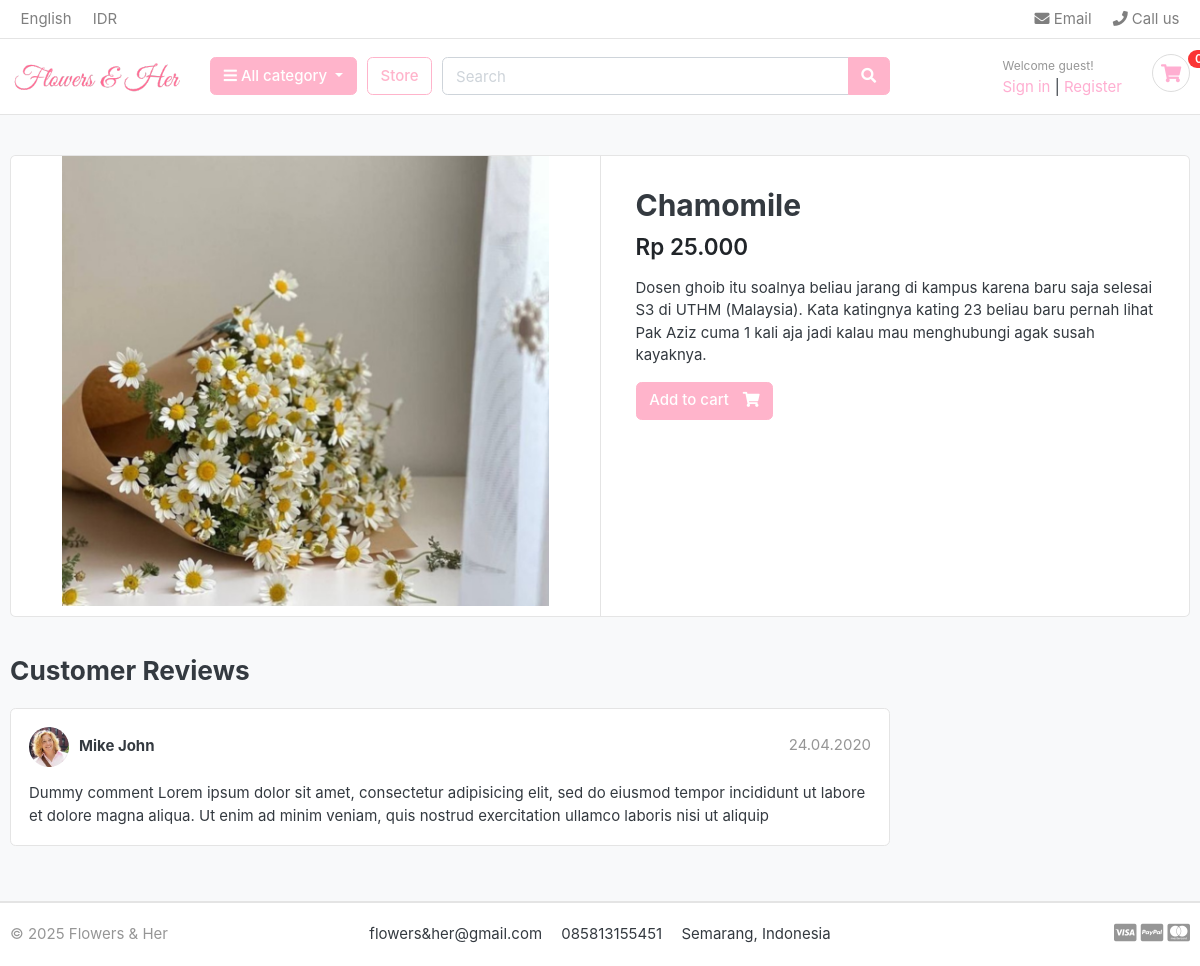
The app's page /store/chamomile/chamomile/ with its own data.
### store/models.py (models this page shows, shortened)
class Product(models.Model):
    product_name    = models.CharField(max_length=255, unique=True)
    slug            = models.SlugField(max_length=255, unique=True)
    description     = models.TextField(blank=True)
    stock           = models.IntegerField()
    price           = models.IntegerField()
    image           = models.ImageField(upload_to="photos/products")
    is_available    = models.BooleanField(default=True)
    category        = models.ForeignKey(Category,on_delete=models.CASCADE)
    created_date    = models.DateTimeField(auto_now_add=True)
    modified_date   = models.DateTimeField(auto_now = True )

### store/views.py (the view)
# urls.py: path("<slug:category_id>/<slug:product_id>/", views.product_detail, name="product_detail"),
def product_detail(request, category_id, product_id):
    try:
        single_product =Product.objects.get(category__slug= category_id, slug = product_id)
        in_cart = CartItem.objects.filter(cart__cart_id=_add_cart_session_key(request), product = single_product).exists()
        have_color = Variation.objects.filter(product=single_product, variation_category= "color").exists()
        have_size = Variation.objects.filter(product=single_product, variation_category= "size").exists()
    except:
        raise ValueError("empty")
    context ={
        "single_product": single_product,
        "in_cart" : in_cart,
        "have_color" : have_color,
        "have_size" : have_size,
    }
    return render(request, "store/product_detail.html", context)

### cart/context_processors.py (called while the page is built)
def jumlah(request):
    jum =0
    try:
        cart = Cart.objects.get(cart_id=_add_cart_session_key(request))
        cart_items = CartItem.objects.filter(cart= cart, is_active=True)
        for cart_item in cart_items:
            jum+= cart_item.cart_quantity
    except:
        jum=0
    return dict(jum = jum)

### cart/views.py (called while the page is built)
def _add_cart_session_key(request):
    cart = request.session.session_key
    if not cart:
        cart= request.session.create()
    return cart

### category/context_processors.py (called while the page is built)
def menu_category(request):
    links = Category.objects.all()
    return dict(links=links )

### templates/store/product_detail.html (shortened to what this page needs)
{% extends "base.html" %}
{% load static %}
{% block content %}
<section class="section-content padding-y bg">
<div class="container">
<div class="card">
	<div class="row no-gutters">
		<aside class="col-md-6">
<article class="gallery-wrap">
	<div class="img-big-wrap">
	   <a href="#"><img src="{{single_product.image.url}}"></a>
	</div>
</article>
		</aside>
		<main class="col-md-6 border-left">
	<form action="{% url "cart:add_cart" single_product.id %}" method="POST">
		<article class="content-body">
		<h2 class="title">{{single_product.product_name}}</h2>
		<div class="mb-3">
			<span class="price h4" data-price="{{single_product.price}}"></span>
		</div>
		<p>{{single_product.description}}</p>
			{% if single_product.stock < 0 or single_product.stock == 0 %}
				<p style="font-size: 2rem; color: red; font-weight: bold;">Out of stock</p>
			{% comment %} {% elif in_cart %}
				<button class="btn btn-secondary" disabled>
				<span class="text">Added to cart</span>
				<i class="fas fa-check"></i>
				</button> {% endcomment %}
			{% else %}
				<button type="submit" href="" class="btn  btn-pink"> <span class="text">Add to cart</span> <i class="fas fa-shopping-cart"></i>  </button>
			{% endif %}
	</form>
		</main>
	</div>
</div>
<br>
<div class="row">
			<div class="col-md-9">
	<header class="section-heading">
		<h3>Customer Reviews </h3>
	</header>
	<article class="box mb-3">
		<div class="icontext w-100">
			<img src="{% static './images/avatars/avatar1.jpg' %}" class="img-xs icon rounded-circle">
			<div class="text">
				<span class="date text-muted float-md-right">24.04.2020 </span>
				<h6 class="mb-1">Mike John </h6>
			</div>
		</div>
		<div class="mt-3">
			<p>
				Dummy comment Lorem ipsum dolor sit amet, consectetur adipisicing elit, sed do eiusmod
				tempor incididunt ut labore et dolore magna aliqua. Ut enim ad minim veniam,
				quis nostrud exercitation ullamco laboris nisi ut aliquip
			</p>
		</div>
	</article>
	</div>
</div>
</div>
</section>
</body>
</html>
{% endblock content %}

### static/css/ui.css (style rules this page uses)
html { font-family: "Inter", sans-serif; font-size: 15px; }
.content-body { flex: 1 1 auto; padding: 2rem 2.3rem; }
.img-xs, .img-sm, .img-md, .img-lg { -o-object-fit: cover; object-fit: cover; flex-shrink: 0; flex-grow: 0; }
.img-xs { width: 40px; height: 40px; }
.padding-y { padding-top: 40px; padding-bottom: 40px; }
article:after, .form-group:after { display: block; clear: both; content: ""; }
.bg { background-color: #f8f9fa; }
.section-heading { margin-bottom: 20px; margin-top: 15px; }
p:last-child { margin-bottom: 0; }
.btn .text + i { margin-left: 10px; }
.icontext { display: inline-flex; align-items: center; vertical-align: middle; }
.icontext .text { width: 100%; line-height: 1.2; }
.icontext .icon { position: relative; margin-right: 10px; flex-shrink: 0; flex-grow: 0; }
.price { font-weight: 600; color: #212529; }
.box { padding: 18px; background: #fff; border-radius: 0.37rem; border: 1px solid #e4e4e4; }
.box img { max-width: 100%; }
.gallery-wrap .img-big-wrap { margin-bottom: 10px; border-radius: 0.37rem; overflow: hidden; background-color: #fff; }
.gallery-wrap .img-big-wrap a { text-align: center; display: block; }
.gallery-wrap .img-big-wrap img { height: 450px; width: auto; display: inline-block; }

### records on screen
Product: image (picture), product_name "Chamomile", description "Dosen ghoib itu soalnya beliau jarang di kampus karena baru saja selesai S3 di UTHM (Malaysia). Kata katingnya kating 23 beliau baru pernah lihat Pak Aziz cuma 1 kali aja jadi kalau mau menghubungi agak susah kayaknya."
